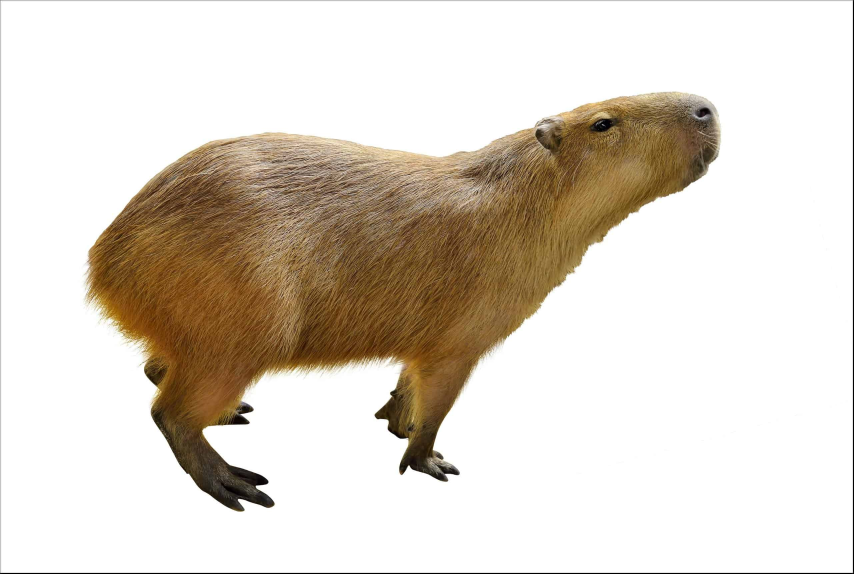
#> input picture test_images/1.jpg, 2560 x 1720 px (shown at 1/3 size)
$ python -i imgshape.py   (imports and definitions only)
#> lines starting #> are read from the running program, lines starting #| are printed output that depends on the picture; after the words box and inside, x2 and y2 are one past the last pixel; in counts of white or black regions, pixels touching at a corner belong together
import numpy as np
from PIL import Image, ImageFile

"""
__XXXXX_____
__XXXXX_____
__XXXXXX____
__XXXXXX____
__XXXXXXX_XX
_XXXXXXXX_XX
XXXXXXXXXXXX
XXXXXXXXXXX_
XXXXXXXXXX__
_XXXXXXXXXX_
_XXXXXXXX_X_
_XX__X_XXX__


____OXOXOXOXOXO__________
____OXOXOXOXOXO__________
____OXOXOXOXOXOXO________
____OXOXOXOXOXOXO________
____OXOXOXOXOXOXOXO_OXOXO
__OXOXOXOXOXOXOXOXO_OXOXO
OXOXOXOXOXOXOXOXOXOXOXOXO
OXOXOXOXOXOXOXOXOXOXOXO__
OXOXOXOXOXOXOXOXOXOXO____
__OXOXOXOXOXOXOXOXOXOXO__
__OXOXOXOXOXOXOXOXO_OXO__
__OXOXO___OXO_OXOXOXO____


____OOOOOOOOOOO__________
____OXOXOXOXOXO__________
____OOOOOOOOOOO__________
____OXOXOXOXOXO__________
____OOOOOOOOOOOOO________
____OXOXOXOXOXOXO________
____OOOOOOOOOOOOO________
____OXOXOXOXOXOXO________
____OOOOOOOOOOOOOOO_OOOOO
____OXOXOXOXOXOXOXO_OXOXO
__OOOOOOOOOOOOOOOOO_OOOOO
__OXOXOXOXOXOXOXOXO_OXOXO
OOOOOOOOOOOOOOOOOOOOOOOOO
OXOXOXOXOXOXOXOXOXOXOXOXO
OOOOOOOOOOOOOOOOOOOOOOOOO
OXOXOXOXOXOXOXOXOXOXOXO__
OOOOOOOOOOOOOOOOOOOOOOO__
OXOXOXOXOXOXOXOXOXOXO____
OOOOOOOOOOOOOOOOOOOOOOO__
__OXOXOXOXOXOXOXOXOXOXO__
__OOOOOOOOOOOOOOOOOOOOO__
__OXOXOXOXOXOXOXOXO_OXO__
__OOOOOOOOOOOOOOOOOOOOO__
__OXOXO___OXO_OXOXOXO____
__OOOOO___OOO_OOOOOOO____
"""

MAX_CELL_VALUE = 101


def crop_fixed_border(img, border=20):
    height, width = img.shape

    x0 = min(height, max(0, border))
    y0 = min(width, max(0, border))
    x1 = max(0, min(height, height - border))
    y1 = max(0, min(width, width - border))

    return img[x0:x1, y0:y1]


def crop_white_space(img):
    mask = img < 255
    coords = np.argwhere(mask)

    if coords.size == 0:
        return Image.fromarray(img)

    x0, y0 = coords.min(axis=0)
    x1, y1 = coords.max(axis=0) + 1

    cropped_img = img[x0:x1, y0:y1]

    return Image.fromarray(cropped_img)


def fill_middle(img):
    dirr = [(0, 1), (0, -1), (1, 0), (-1, 0)]
    imageData = np.array(img, dtype=np.uint8)
    imageData = np.pad(imageData, pad_width=1, mode="constant", constant_values=255)
    height, width = imageData.shape
    pointsToVisit = [(0, 0)]
    while len(pointsToVisit) > 0:
        currPoint = pointsToVisit.pop()
        for pair in dirr:
            new = (currPoint[0] + pair[0], currPoint[1] + pair[1])
            if not (new[0] < 0 or new[1] < 0 or new[1] >= width or new[0] >= height):
                if imageData[new[0], new[1]] == 255:
                    imageData[new[0], new[1]] = 69
                    pointsToVisit.append(new)
    for i in range(height):
        for j in range(width):
            if imageData[i, j] == 69:
                imageData[i, j] = 255
            elif imageData[i, j] == 255:
                imageData[i, j] = 0
    return imageData


def allocate_wall_space(imageData):
    dirrs = [(1, 0), (1, 1), (0, 1), (-1, 1), (-1, 0), (-1, -1), (0, -1), (1, -1)]
    height, width = imageData.shape
    newData = np.zeros((height * 2 + 1, width * 2 + 1), dtype="uint8")
    for iy in range(height):
        for ix in range(width):
            if imageData[iy, ix] > 0:
                newData[iy * 2 + 1, ix * 2 + 1] = 69
                for addY, addX in dirrs:
                    newData[(iy * 2 + 1) + addY, (ix * 2 + 1) + addX] = 69
    return newData


def checkForNonWhite(imageData):
    newData = np.array(imageData)
    height, width = newData.shape
    for y in range(height):
        for x in range(width):
            if newData[y, x] < 255 and newData[y, x] > 0:
                newData[y, x] = 0
    return newData


def getShapeFromImage(image: ImageFile, multiplier=0.03, threshold=245, cropAmount=10):
    allWhite = Image.new("RGBA", image.size, "WHITE")
    if image.format == "PNG":
        allWhite.paste(image, (0, 0), image)
    else:
        allWhite = image

    fn = lambda x: 255 if x > threshold else 0
    convertedImage = allWhite.convert("L").point(fn, mode="L")

    imageData = np.asarray(convertedImage, dtype=np.uint8)
    croppedImageData = crop_fixed_border(imageData, border=cropAmount)
    croppedImage = Image.fromarray(croppedImageData)
    newWidth = (int)(croppedImage.width * multiplier)
    newHeight = (int)(croppedImage.height * multiplier)
    smallerImage = croppedImage.resize((newWidth, newHeight))

    filledImageData = fill_middle(np.asarray(smallerImage))
    finalCroppedImage = crop_white_space(filledImageData)
    graf = np.bitwise_not(np.array(finalCroppedImage, dtype="uint8"))
    graf2X1 = allocate_wall_space(graf)

    return (graf, graf2X1)

>>> from PIL import Image
>>> picture = Image.open('../test_images/1.jpg')
#> picture is the input picture: PIL image 2560x1720 RGB; mean R, G, B 221, 212.6, 201.8
>>> result = getShapeFromImage(picture)
#> in getShapeFromImage, `allWhite = Image.new("RGBA", image.size, "WHITE")`: allWhite: PIL image 2560x1720 RGBA; every value is 255
#> in getShapeFromImage, `convertedImage = allWhite.convert("L").point(fn, mode="L")`:
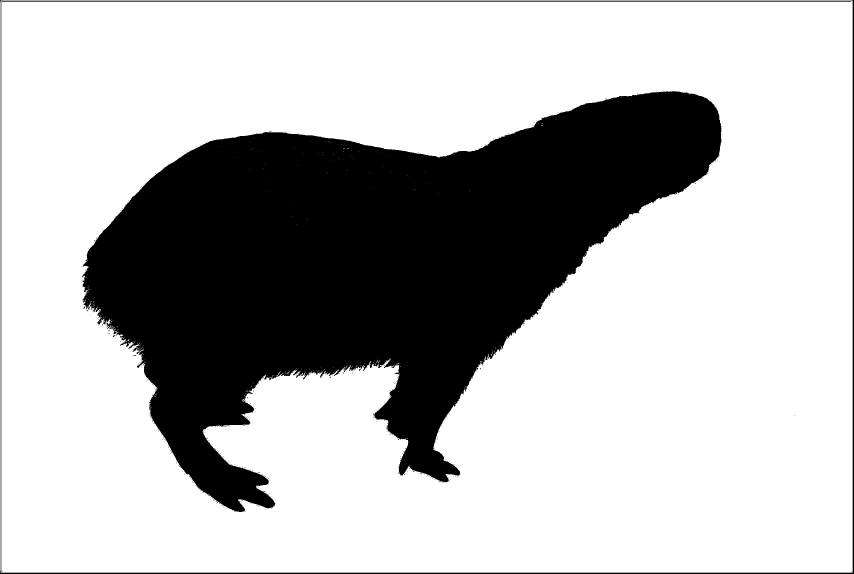
#> convertedImage: PIL image 2560x1720 L (shown at 1/3 size); 72.5% white; 441 black regions (436 under 20 px), largest, box (x1, y1, x2, y2) and area: (246, 274, 2165, 1536) 1190901, (0, 0, 2560, 1720) 12848, (5, 3, 2553, 1712) 4255, (8, 5, 2552, 6) 2544, (338, 1005, 344, 1011) 21
#> in crop_fixed_border, `return img[x0:x1, y0:y1]`:
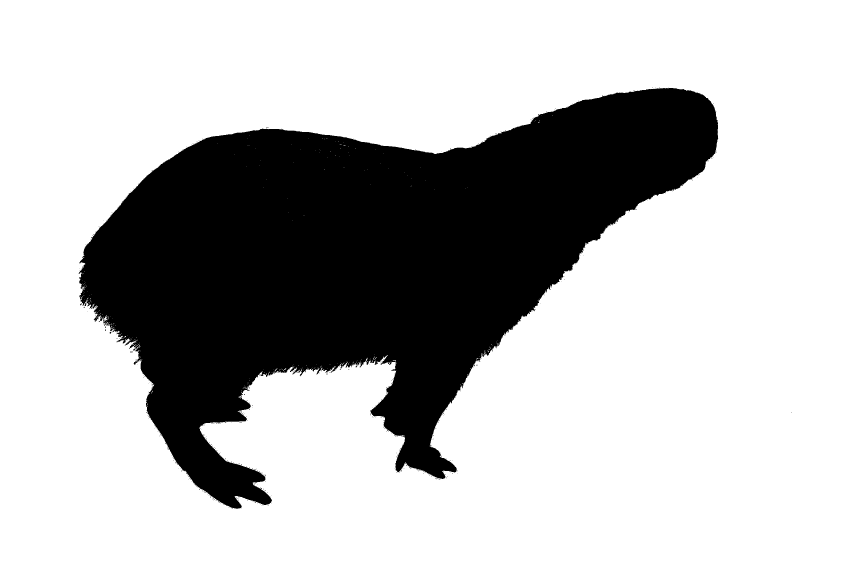
#> returned value: shape (1700, 2540) (shown at 1/3 size); 72.4% white; 430 black regions (428 under 20 px), largest, box (x1, y1, x2, y2) and area: (236, 264, 2155, 1526) 1190901, (328, 995, 334, 1001) 21
#> after the loop in fill_middle, `while len(pointsToVisit) > 0:`:
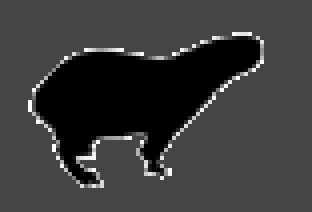
#> imageData: shape (53, 78) (shown 4 times larger); min 0, max 254, mean 57.3
#> in crop_white_space, `mask = img < 255`:
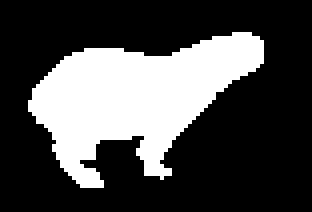
#> mask: shape (53, 78) bool (shown 4 times larger); 29.2% white; 1 white region, box (x1, y1, x2, y2) and area: (7, 8, 66, 47) 1208
#> in crop_white_space, `coords = np.argwhere(mask)`: coords = 1208 pairs, first value 8 to 46, second value 7 to 65
#> in crop_white_space, `x0, y0 = coords.min(axis=0)`: x0 = 8; y0 = 7
#> in crop_white_space, `x1, y1 = coords.max(axis=0) + 1`: x1 = 47; y1 = 66
#> in crop_white_space, `cropped_img = img[x0:x1, y0:y1]`:
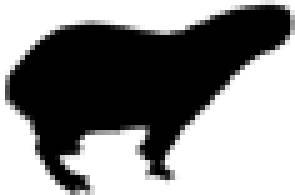
#> cropped_img: shape (39, 59) (shown 5 times larger); min 0, max 255, mean 136.4
#> in getShapeFromImage, `graf = np.bitwise_not(np.array(finalCroppedImage, dtype="uint8"))`:
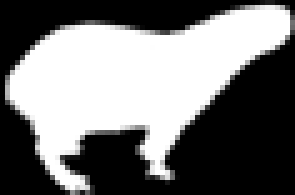
#> graf: shape (39, 59) (shown 5 times larger); min 0, max 255, mean 118.6
#> after the loop in allocate_wall_space, `for iy in range(height):`:
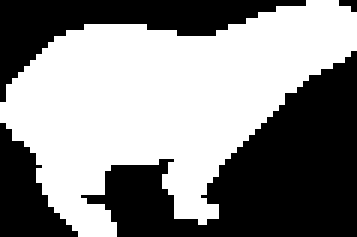
#> newData: shape (79, 119) (shown 3 times larger); values 0 (black) and 69 (white), 54% white; 4 black regions (1 under 20 px), largest, box (x1, y1, x2, y2) and area: (27, 17, 119, 79) 2696, (0, 0, 102, 34) 1092, (0, 41, 26, 79) 518
